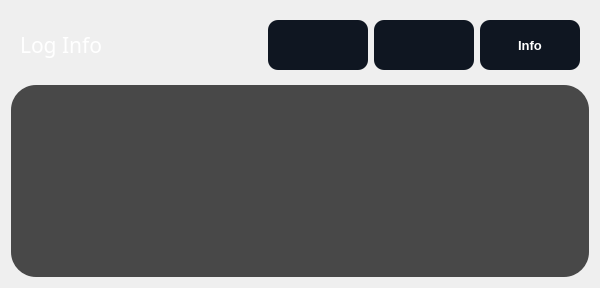
                             <widget class="QFrame" name="verticalFrame">
                              <property name="minimumSize">
                               <size>
                                <width>600</width>
                                <height>0</height>
                               </size>
                              </property>
                              <property name="maximumSize">
                               <size>
                                <width>600</width>
                                <height>300</height>
                               </size>
                              </property>
                              <property name="styleSheet">
                               <string notr="true">QFrame{border: 0px solid white;
border-radius: 25px;}</string>
                              </property>
                              <layout class="QVBoxLayout" name="verticalLayout_32">
                               <item>
                                <widget class="QWidget" name="horizontalWidget" native="true">
                                 <property name="minimumSize">
                                  <size>
                                   <width>100</width>
                                   <height>50</height>
                                  </size>
                                 </property>
                                 <layout class="QHBoxLayout" name="horizontalLayout_37">
                                  <item>
                                   <widget class="QLabel" name="label_32">
                                    <property name="maximumSize">
                                     <size>
                                      <width>200</width>
                                      <height>16777215</height>
                                     </size>
                                    </property>
                                    <property name="font">
                                     <font>
                                      <family>Segoe UI Variable</family>
                                      <pointsize>16</pointsize>
                                     </font>
                                    </property>
                                    <property name="autoFillBackground">
                                     <bool>false</bool>
                                    </property>
                                    <property name="styleSheet">
                                     <string notr="true">color:rgb(255, 255, 255);
border: 0px solid white;
border-radius: 25px;</string>
                                    </property>
                                    <property name="text">
                                     <string>Log Info</string>
                                    </property>
                                    <property name="alignment">
                                     <set>Qt::AlignLeading|Qt::AlignLeft|Qt::AlignVCenter</set>
                                    </property>
                                   </widget>
                                  </item>
                                  <item>
                                   <spacer name="horizontalSpacer_2">
                                    <property name="orientation">
                                     <enum>Qt::Horizontal</enum>
                                    </property>
                                    <property name="sizeHint" stdset="0">
                                     <size>
                                      <width>40</width>
                                      <height>20</height>
                                     </size>
                                    </property>
                                   </spacer>
                                  </item>
                                  <item>
                                   <widget class="QPushButton" name="button_Grabar">
                                    <property name="minimumSize">
                                     <size>
                                      <width>100</width>
                                      <height>50</height>
                                     </size>
                                    </property>
                                    <property name="maximumSize">
                                     <size>
                                      <width>100</width>
                                      <height>50</height>
                                     </size>
                                    </property>
                                    <property name="font">
                                     <font>
                                      <pointsize>10</pointsize>
                                      <weight>75</weight>
                                      <bold>true</bold>
                                     </font>
                                    </property>
                                    <property name="styleSheet">
                                     <string notr="true">QPushButton::QAbstractButton:icon {
	color: rgb(255, 255, 255);
}

QPushButton {
	border: none;
	border-radius: 10px;
	background-color: #0F1621;
	color: rgb(255, 255, 255);
}

QPushButton:hover {
	border: none;
	background-color: #29303C;
	border-radius: 10px;
	color: rgb(255, 255, 255)
}</string>
                                    </property>
                                    <property name="text">
                                     <string/>
                                    </property>
                                    <property name="icon">
                                     <iconset>
                                      <normaloff>iconos/media-record-symbolic.256x256.png</normaloff>iconos/media-record-symbolic.256x256.png</iconset>
                                    </property>
                                    <property name="iconSize">
                                     <size>
                                      <width>45</width>
                                      <height>45</height>
                                     </size>
                                    </property>
                                   </widget>
                                  </item>
                                  <item>
                                   <widget class="QPushButton" name="button_stop">
                                    <property name="minimumSize">
                                     <size>
                                      <width>100</width>
                                      <height>50</height>
                                     </size>
                                    </property>
                                    <property name="maximumSize">
                                     <size>
                                      <width>100</width>
                                      <height>50</height>
                                     </size>
                                    </property>
                                    <property name="font">
                                     <font>
                                      <pointsize>10</pointsize>
                                      <weight>75</weight>
                                      <bold>true</bold>
                                     </font>
                                    </property>
                                    <property name="styleSheet">
                                     <string notr="true">QPushButton::QAbstractButton:icon {
	color: rgb(255, 255, 255);
}

QPushButton {
	border: none;
	border-radius: 10px;
	background-color: #0F1621;
	color: rgb(255, 255, 255);
}

QPushButton:hover {
	border: none;
	background-color: #29303C;
	border-radius: 10px;
	color: rgb(255, 255, 255)
}</string>
                                    </property>
                                    <property name="text">
                                     <string/>
                                    </property>
                                    <property name="icon">
                                     <iconset>
                                      <normaloff>iconos/stop-sign.256x256.png</normaloff>iconos/stop-sign.256x256.png</iconset>
                                    </property>
                                    <property name="iconSize">
                                     <size>
                                      <width>45</width>
                                      <height>45</height>
                                     </size>
                                    </property>
                                   </widget>
                                  </item>
                                  <item>
                                   <widget class="QPushButton" name="button_info">
                                    <property name="minimumSize">
                                     <size>
                                      <width>100</width>
                                      <height>50</height>
                                     </size>
                                    </property>
                                    <property name="maximumSize">
                                     <size>
                                      <width>100</width>
                                      <height>50</height>
                                     </size>
                                    </property>
                                    <property name="font">
                                     <font>
                                      <pointsize>10</pointsize>
                                      <weight>75</weight>
                                      <bold>true</bold>
                                     </font>
                                    </property>
                                    <property name="styleSheet">
                                     <string notr="true">QPushButton::QAbstractButton:icon {
	color: rgb(255, 255, 255);
}

QPushButton {
	border: none;
	border-radius: 10px;
	background-color: #0F1621;
	color: rgb(255, 255, 255);
}

QPushButton:hover {
	border: none;
	background-color: #29303C;
	border-radius: 10px;
	color: rgb(255, 255, 255)
}</string>
                                    </property>
                                    <property name="text">
                                     <string>Info</string>
                                    </property>
                                    <property name="icon">
                                     <iconset>
                                      <normaloff>iconos/icons8-información.svg</normaloff>iconos/icons8-información.svg</iconset>
                                    </property>
                                    <property name="iconSize">
                                     <size>
                                      <width>45</width>
                                      <height>45</height>
                                     </size>
                                    </property>
                                   </widget>
                                  </item>
                                 </layout>
                                </widget>
                               </item>
                               <item>
                                <widget class="QTextBrowser" name="visImu">
                                 <property name="styleSheet">
                                  <string notr="true">QTextBrowser {
    border: 0px solid white;
	border-radius: 25px;
	background-color:rgb(72, 72, 72);
	font: 63 17pt &quot;MS Shell Dlg 2&quot;;
}


/* Scrollbar vertical dentro del QTextBrowser */
QTextBrowser QScrollBar:vertical {
    border: none;
    background: rgb(50, 50, 50);
    width: 10px;
    margin: 0px;
    border-radius: 5px;
}

/* Barra de desplazamiento (parte que se mueve) */
QTextBrowser QScrollBar::handle:vertical {
    background: rgb(150, 150, 150);
    min-height: 20px;
    border-radius: 5px;
}

QTextBrowser QScrollBar::handle:vertical:hover {
    background: rgb(180, 180, 180);
}

/* Flechas arriba y abajo (opcional) */
QTextBrowser QScrollBar::sub-line:vertical, 
QTextBrowser QScrollBar::add-line:vertical {
    background: none;
    height: 0px;
}

/* Espacio vacío arriba y abajo de la barra */
QTextBrowser QScrollBar::up-arrow:vertical, 
QTextBrowser QScrollBar::down-arrow:vertical {
    background: none;
}

QTextBrowser QScrollBar::add-page:vertical, 
QTextBrowser QScrollBar::sub-page:vertical {
    background: none;
}</string>
                                 </property>
                                </widget>
                               </item>
                              </layout>
                             </widget>
